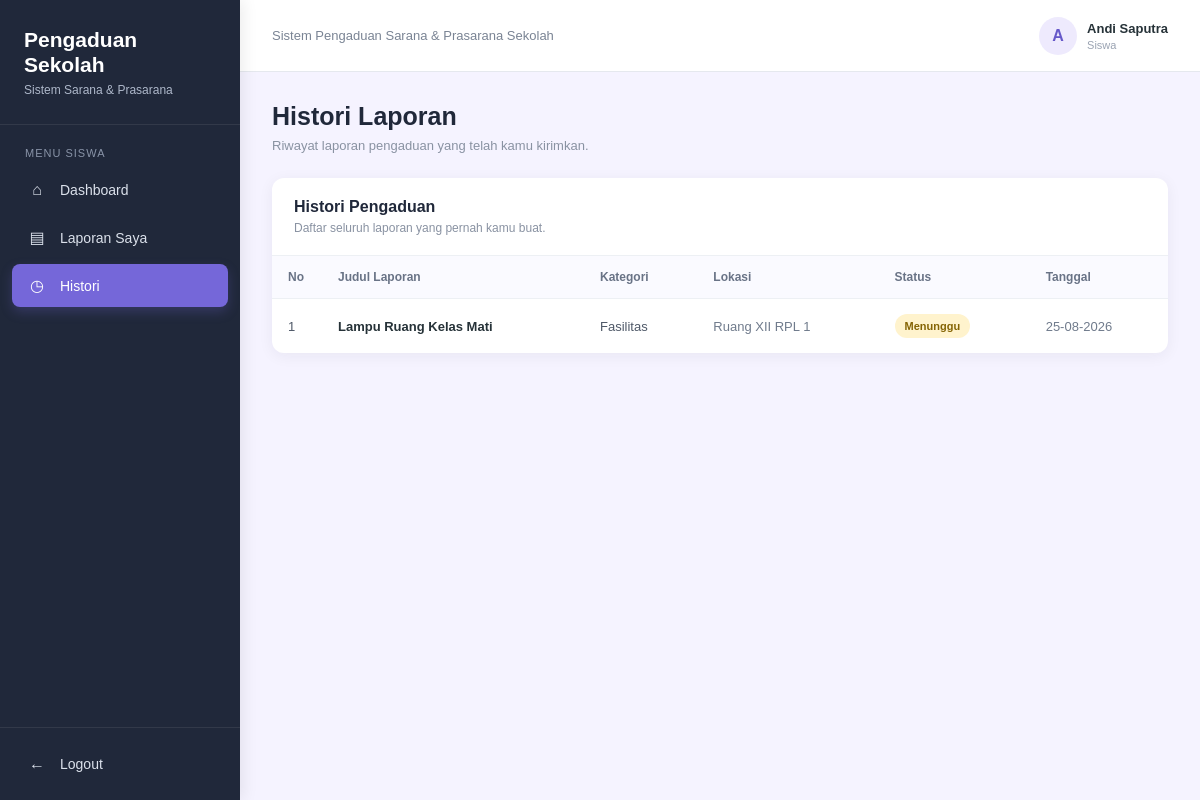
Screenshot of /views/v_histori_siswa.php (signed in) with the database file from the repository.
### tables this page shows
CREATE TABLE `aspirasi` (
  `id_aspirasi` int NOT NULL,
  `id_siswa` int NOT NULL,
  `id_kategori` int NOT NULL,
  `judul` varchar(150) NOT NULL,
  `isi_aspirasi` text NOT NULL,
  `lokasi` varchar(100) NOT NULL,
  `foto` varchar(255) DEFAULT NULL,
  `status` varchar(30) NOT NULL,
  `tanggal_aspirasi` datetime NOT NULL
);

CREATE TABLE `kategori` (
  `id_kategori` int NOT NULL,
  `nama_kategori` varchar(50) NOT NULL
);

### views/v_histori_siswa.php (the view, shortened to what this page needs)
<?php
$koneksi = new Koneksi();
$db = $koneksi->koneksi;
$id_siswa = $_SESSION['id_siswa'];
$nama_siswa = $_SESSION['nama_siswa'];
$sql = "
    SELECT
        a.id_aspirasi,
        a.judul,
        a.lokasi,
        a.tanggal_aspirasi,
        k.nama_kategori,
        (
            SELECT p.status_progres
            FROM progres p
            WHERE p.id_aspirasi = a.id_aspirasi
            ORDER BY p.id_progres DESC
            LIMIT 1
        ) AS status_progres
    FROM aspirasi a
    LEFT JOIN kategori k
        ON a.id_kategori = k.id_kategori
    WHERE a.id_siswa = '$id_siswa'
    ORDER BY a.id_aspirasi DESC
";
$query = mysqli_query($db, $sql);
?>
<!DOCTYPE html>
<html lang="id">
<head>
    <link rel="stylesheet" href="../assets/v_histori_siswa.css">
</head>
<body>
<div class="sidebar">
    <div class="logo">
        <h2>Pengaduan<br>Sekolah</h2>
        <p>Sistem Sarana & Prasarana</p>
    </div>
    <div class="menu">
        <div class="menu-title">
            Menu Siswa
        </div>
        <a href="dashboard_siswa.php">
            <span class="icon">⌂</span>
            <span>Dashboard</span>
        </a>
        <a href="v_laporan_siswa.php">
            <span class="icon">▤</span>
            <span>Laporan Saya</span>
        </a>
        <a href="v_histori_siswa.php" class="active">
            <span class="icon">◷</span>
            <span>Histori</span>
        </a>
    </div>
    <div class="logout">
        <a href="logout.php">
            <span class="icon">←</span>
            <span>Logout</span>
        </a>
    </div>
</div>
<div class="main-content">
    <div class="topbar">
        <div class="topbar-text">
            Sistem Pengaduan Sarana & Prasarana Sekolah
        </div>
        <div class="siswa-info">
            <div class="siswa-avatar">
                <?= strtoupper(substr($nama_siswa, 0, 1)); ?>
            </div>
            <div>
                <div class="siswa-name">
                    <?= htmlspecialchars($nama_siswa); ?>
                </div>
                <div class="siswa-role">
                    Siswa
                </div>
            </div>
        </div>
    </div>
    <div class="content">
        <div class="page-title">
            <h1>Histori Laporan</h1>
            <p>
                Riwayat laporan pengaduan yang telah kamu kirimkan.
            </p>
        </div>
        <div class="table-card">
            <div class="table-header">
                <h3>Histori Pengaduan</h3>
                <p>
                    Daftar seluruh laporan yang pernah kamu buat.
                </p>
            </div>
            <div class="table-wrapper">
                <?php if (mysqli_num_rows($query) > 0) { ?>
                    <table>
                        <thead>
                            <tr>
                                <th width="50">No</th>
                                <th>Judul Laporan</th>
                                <th>Kategori</th>
                                <th>Lokasi</th>
                                <th>Status</th>
                                <th>Tanggal</th>
                            </tr>
                        </thead>
                        <tbody>
                            <?php
                            $no = 1;
                            while ($row = mysqli_fetch_assoc($query)) {
                                $status = $row['status_progres'];
                                $status_class = '';
                                if ($status == 'menunggu') {
                                    $status_class = 'menunggu';
                                } elseif ($status == 'dikerjakan') {
                                    $status_class = 'dikerjakan';
                                } elseif ($status == 'selesai') {
                                    $status_class = 'selesai';
                                }
                            ?>
                                <tr>
                                    <td>
                                        <?= $no++; ?>
                                    </td>
                                    <td>
                                        <div class="judul">
                                            <?= htmlspecialchars($row['judul']); ?>
                                        </div>
                                    </td>
                                    <td>
                                        <?= htmlspecialchars($row['nama_kategori'] ?? '-'); ?>
                                    </td>
                                    <td>
                                        <div class="lokasi">
                                            <?= htmlspecialchars($row['lokasi']); ?>
                                        </div>
                                    </td>
                                    <td>
                                        <span class="status <?= $status_class; ?>">
                                            <?= ucfirst($status); ?>
                                        </span>
                                    </td>
                                    <td>
                                        <div class="tanggal">
                                            <?= date('d-m-Y', strtotime($row['tanggal_aspirasi'])); ?>
                                        </div>
                                    </td>
                                </tr>
                            <?php } ?>
                        </tbody>
                    </table>
                <?php } ?>
            </div>
        </div>
    </div>
</div>
</body>
</html>

### assets/v_histori_siswa.css (style rules this page uses)
* { margin: 0; padding: 0; box-sizing: border-box; }
body { font-family: Arial, Helvetica, sans-serif; background: #f5f3ff; color: #263238; }
.sidebar { position: fixed; left: 0; top: 0; width: 240px; height: 100vh; background: #20283a; color: white; display: flex; flex-direction: column; box-shadow: 3px 0 15px rgba(0,0,0,0.08); }
.logo { padding: 27px 24px; border-bottom: 1px solid rgba(255,255,255,0.08); }
.logo h2 { font-size: 21px; line-height: 1.2; }
.logo p { margin-top: 6px; font-size: 12px; color: #aeb8ca; }
.menu { padding: 22px 12px; }
.menu-title { padding: 0 13px; margin-bottom: 10px; font-size: 11px; color: #8994a8; text-transform: uppercase; letter-spacing: 1px; }
.menu a { display: flex; align-items: center; gap: 12px; padding: 12px 14px; margin-bottom: 5px; color: #dbe1eb; text-decoration: none; border-radius: 8px; font-size: 14px; transition: 0.2s; }
.menu a.active { background: #7567d9; color: white; box-shadow: 0 5px 12px rgba(117,103,217,0.25); }
.icon { width: 22px; text-align: center; font-size: 16px; }
.logout { margin-top: auto; padding: 15px 12px; border-top: 1px solid rgba(255,255,255,0.08); }
.logout a { display: flex; align-items: center; gap: 12px; padding: 12px 14px; color: #dbe1eb; text-decoration: none; border-radius: 8px; font-size: 14px; }
.main-content { margin-left: 240px; min-height: 100vh; }
.topbar { height: 72px; background: white; border-bottom: 1px solid #e5e8ee; display: flex; align-items: center; justify-content: space-between; padding: 0 32px; }
.topbar-text { color: #7a8494; font-size: 13px; }
.siswa-info { display: flex; align-items: center; gap: 10px; }
.siswa-avatar { width: 38px; height: 38px; border-radius: 50%; background: #eeeafd; color: #6658c9; display: flex; align-items: center; justify-content: center; font-weight: bold; }
.siswa-name { font-size: 13px; font-weight: bold; color: #263238; }
.siswa-role { margin-top: 3px; font-size: 11px; color: #9aa3b2; }
.content { padding: 30px 32px; }
.page-title { margin-bottom: 25px; }
.page-title h1 { font-size: 25px; color: #20283a; }
.page-title p { margin-top: 7px; font-size: 13px; color: #8992a2; }
.table-card { background: white; border-radius: 12px; box-shadow: 0 3px 15px rgba(32,40,58,0.06); overflow: hidden; }
.table-header { padding: 20px 22px; border-bottom: 1px solid #edf0f4; }
.table-header h3 { font-size: 16px; color: #20283a; }
.table-header p { margin-top: 5px; font-size: 12px; color: #8992a2; }
.table-wrapper { width: 100%; overflow-x: auto; }
table { width: 100%; border-collapse: collapse; min-width: 850px; }
th { padding: 14px 16px; text-align: left; background: #fafaff; color: #697386; font-size: 12px; font-weight: bold; border-bottom: 1px solid #edf0f4; }
td { padding: 15px 16px; font-size: 13px; color: #4f5968; border-bottom: 1px solid #f0f2f5; vertical-align: middle; }
tr:last-child td { border-bottom: none; }
.judul { font-weight: bold; color: #263238; }
.lokasi { color: #707b8c; }
.tanggal { color: #707b8c; white-space: nowrap; }
.status { display: inline-block; padding: 6px 10px; border-radius: 20px; font-size: 11px; font-weight: bold; white-space: nowrap; }
.menunggu { background: #fff3cd; color: #856404; }

### rows the page displays
aspirasi: judul "Lampu Ruang Kelas Mati", id_kategori.nama_kategori "Fasilitas", lokasi "Ruang XII RPL 1", status "Menunggu", tanggal_aspirasi "25-08-2026"

### other values shown
substr($nama_siswa, 0, 1) "A"
$nama_siswa "Andi Saputra"
